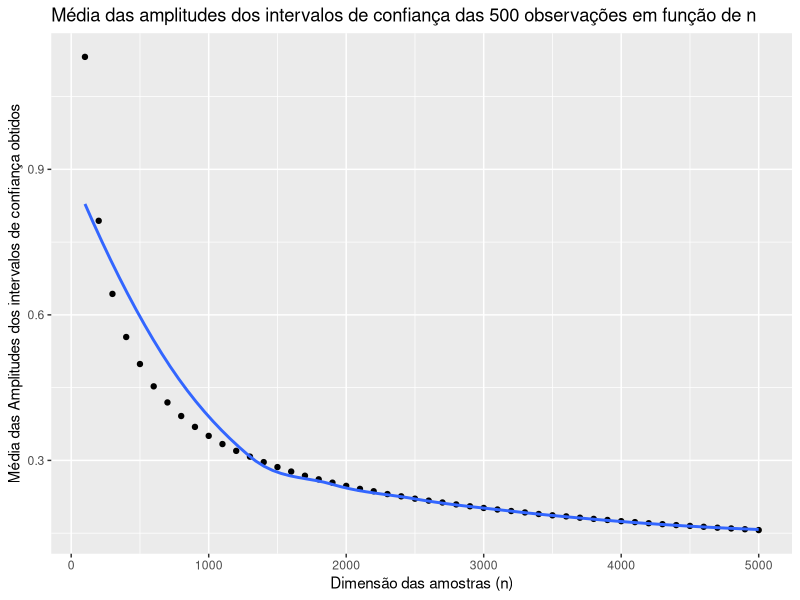

Here is the R script that generated this plot:
install.packages("ggplot2") #Install packages, using Netherlands CRAN mirror
library("ggplot2") #Link library
set.seed(95)
m = 500
minn=100
maxnn=5000
lambda = 4.29
alpha=0.01
alphapercentile=alpha/2 #1-alpha=0.99 therefore we can be assure we are in the 99.5 th percentile
mean0=rep(0,m)
amplitude=rep(0,m)
amplitudemean=rep(0, 50)
ninterval=seq(from = minn, to= maxnn, by =100)
for(n in ninterval){
	for (i in 1:m){
  		mean0[i]= mean(rexp(n,lambda))
		s=mean0[i]
		amplitude[i] <- qt(1-alphapercentile,df=n-1)/(s*sqrt(n))
	}
	amplitudemean[n/100]=mean(amplitude)
	print(n) #Added in order to be sure the script was indeed running
	print(amplitudemean[n/100])
}

df.amplitudemean=as.data.frame(amplitudemean)
print(df.amplitudemean)
plot <- ggplot(df.amplitudemean, aes(x=ninterval, y=amplitudemean))
plot <- plot + geom_point(colour=1, fill="#CD0000")+geom_smooth(method="auto", se=FALSE)
plot <- plot + ggtitle("Média das amplitudes dos intervalos de confiança das 500 observações em função de n") + ylab("Média das Amplitudes dos intervalos de confiança obtidos") + xlab("Dimensão das amostras (n)") #add title and rename y and x axis
ggsave("module9.png", plot = plot, device=png, width=14) #save plot
